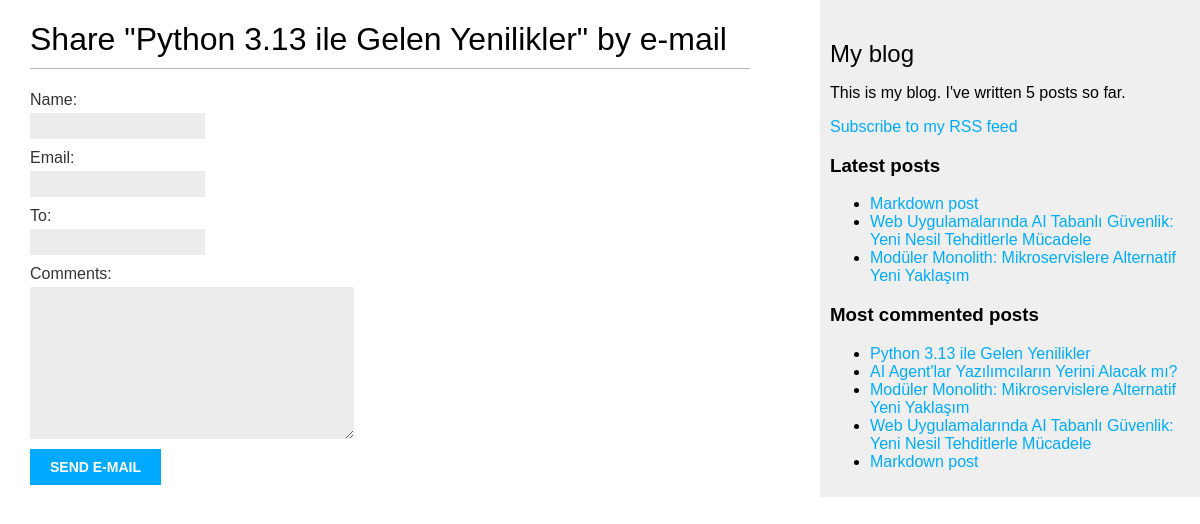
/blog/2/share/, run on the app's committed database.
### blog/models.py (models this page shows, shortened)
class Post(models.Model):
    tags = TaggableManager()
    class Status(models.TextChoices):
        DRAFT = 'DF', 'Draft'
        PUBLISHED = 'PB', 'Published'
    title = models.CharField(max_length=250)
    slug = models.SlugField(max_length=250,
                            unique_for_date='publish')
    author = models.ForeignKey(User,
                               on_delete=models.CASCADE,
                               related_name='blog_posts')
    body = models.TextField()
    publish = models.DateTimeField(default=timezone.now)
    created = models.DateTimeField(auto_now_add=True)
    updated = models.DateTimeField(auto_now=True)
    status = models.CharField(max_length=2,
                              choices=Status.choices,
                              default=Status.DRAFT)
    objects = models.Manager() # The default manager.
    published = PublishedManager() # Our custom manager.
    def get_absolute_url(self):
        return reverse('blog:post_detail',
                        args=[self.publish.year,
                              self.publish.month,
                              self.publish.day,
                              self.slug])

### blog/views.py (the view)
def post_share(request, post_id):
    post = get_object_or_404(Post, id=post_id, status=Post.Status.PUBLISHED)
    sent = False
    if request.method == 'POST':
        form = EmailPostForm(request.POST)
        if form.is_valid():
            cd = form.cleaned_data
            post_url = request.build_absolute_uri(
                post.get_absolute_url())
            subject = f"{cd['name']} recommends you read " \
                      f"{post.title}"
            message = f"Read {post.title} at {post_url}\n\n" \
                      f"{cd['name']}\'s comments: {cd['comments']}"
            send_mail(subject, message, 'irmak.sena25@gmail.com',
                      [cd['to']])
            sent = True
    else:
        form = EmailPostForm()
    return render(request, 'blog/post/share.html', {'post': post,
                                                    'form': form,
                                                    'sent': sent})

### blog/forms.py
class EmailPostForm(forms.Form):
    name = forms.CharField(max_length=25)
    email = forms.EmailField()
    to = forms.EmailField()
    comments = forms.CharField(required=False,
                               widget=forms.Textarea)

### blog/models.py (called while the page is built)
    def get_queryset(self):
        return super().get_queryset()\
            .filter(status=Post.Status.PUBLISHED)

### blog/templatetags/blog_tags.py (called while the page is built)
@register.simple_tag
def total_posts():
    return Post.published.count()

@register.inclusion_tag('blog/post/latest_posts.html')
def show_latest_posts(count=5):
    latest_posts = Post.published.order_by('-publish')[:count]
    return {'latest_posts': latest_posts}

@register.simple_tag
def get_most_commented_posts(count=5):
    return Post.published.annotate(
                total_comments=Count('comments')
           ).order_by('-total_comments')[:count]

### blog/templates/blog/post/share.html (shortened to what this page needs)
{% extends "blog/base.html" %}
{% block content %}
  {% if sent %}
    <h1>E-mail successfully sent</h1>
    <p>
    "{{ post.title }}" was successfully sent to {{ form.cleaned_data.to }}.
    </p>
  {% else %}
    <h1>Share "{{ post.title }}" by e-mail</h1>
    <form method="post">
      {{ form.as_p }}
      <input type="submit" value="Send e-mail">
    </form>
  {% endif %}
{% endblock %}

### blog/templates/blog/base.html (shortened to what this page needs)
{% load blog_tags %}
{% load static %}
<!DOCTYPE html>
<html>
  <head>
    <link href="{% static "css/blog.css" %}" rel="stylesheet">
  </head>
  <body>
    <div id="content">{% block content %} {% endblock %}</div>
    <div id="sidebar">
      <h2>My blog</h2>
      <p>
        This is my blog.
        I've written {% total_posts %} posts so far.
      </p>
      <p>
        <a href="{% url "blog:post_feed" %}">
        Subscribe to my RSS feed
        </a>
      </p>
      <h3>Latest posts</h3>
      {% show_latest_posts 3 %}
      <h3>Most commented posts</h3>
      {% get_most_commented_posts as most_commented_posts %}
      <ul>
        {% for post in most_commented_posts %}
        <li>
          <a href="{{ post.get_absolute_url }}">{{ post.title }}</a>
        </li>
      {% endfor %}
      </ul>
    </div>
  </body>
</html>

### blog/templates/blog/post/latest_posts.html
<ul>
    {% for post in latest_posts %}
     <li>
        <a href="{{ post.get_absolute_url }}">{{ post.title }}</a>
     </li>
    {% endfor %}
</ul>

### blog/static/css/blog.css (style rules this page uses)
body { margin:0; padding:0; font-family:helvetica, sans-serif; }
a { color:#00abff; text-decoration:none; }
h1 { font-weight:normal; border-bottom:1px solid #bbb; padding:0 0 10px 0; }
h2 { font-weight:normal; margin:30px 0 0; }
#content { float:left; width:60%; padding:0 0 0 30px; }
#sidebar { float:right; width:30%; padding:10px; background:#efefef; height:100%; }
label { float:left; clear:both; color:#333; margin-bottom:4px; }
input, textarea { clear:both; float:left; margin:0 0 10px; background:#ededed; border:0; padding:6px 10px; font-size:12px; }
input[type=submit] { font-weight:bold; background:#00abff; color:#fff; padding:10px 20px; font-size:14px; text-transform:uppercase; }

### data on the page
Post: title "Python 3.13 ile Gelen Yenilikler"
Post: title "Markdown post"
Post: title "Web Uygulamalarında AI Tabanlı Güvenlik: Yeni Nesil Tehditlerle Mücadele"
Post: title "Modüler Monolith: Mikroservislere Alternatif Yeni Yaklaşım"
Post: title "AI Agent'lar Yazılımcıların Yerini Alacak mı?"
